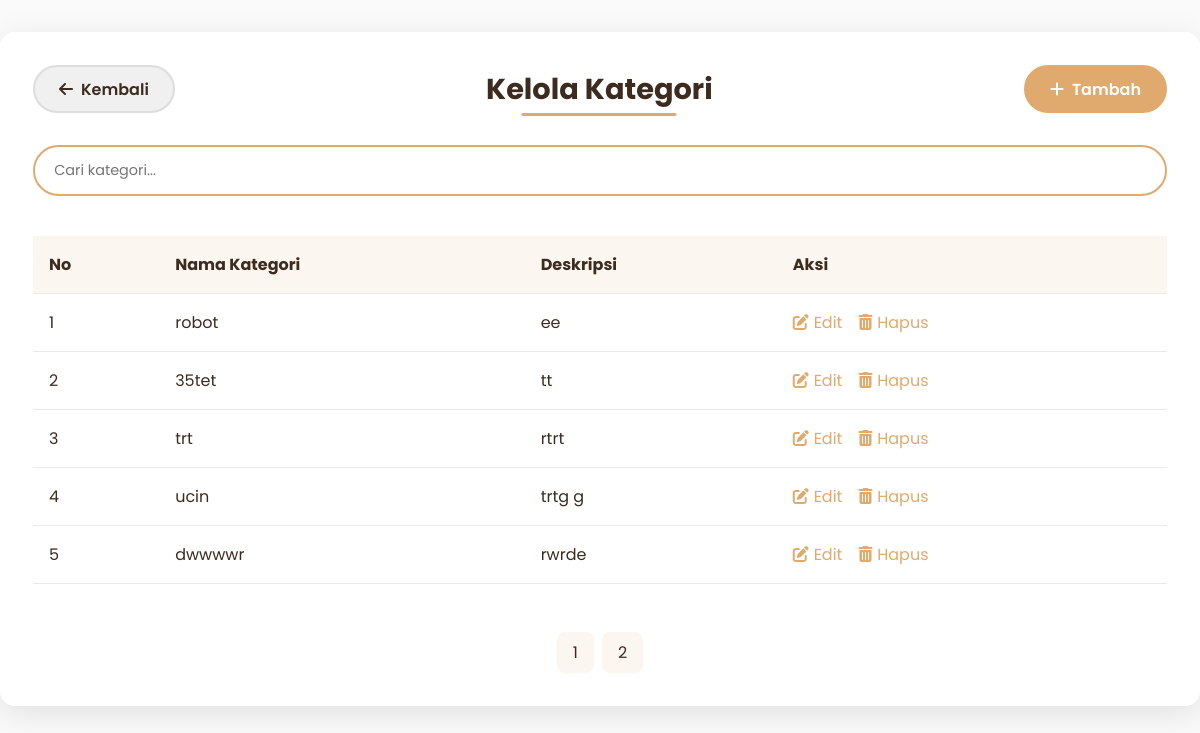
The page /admin/produk/kategori/kategori.php on the database as committed earlier.
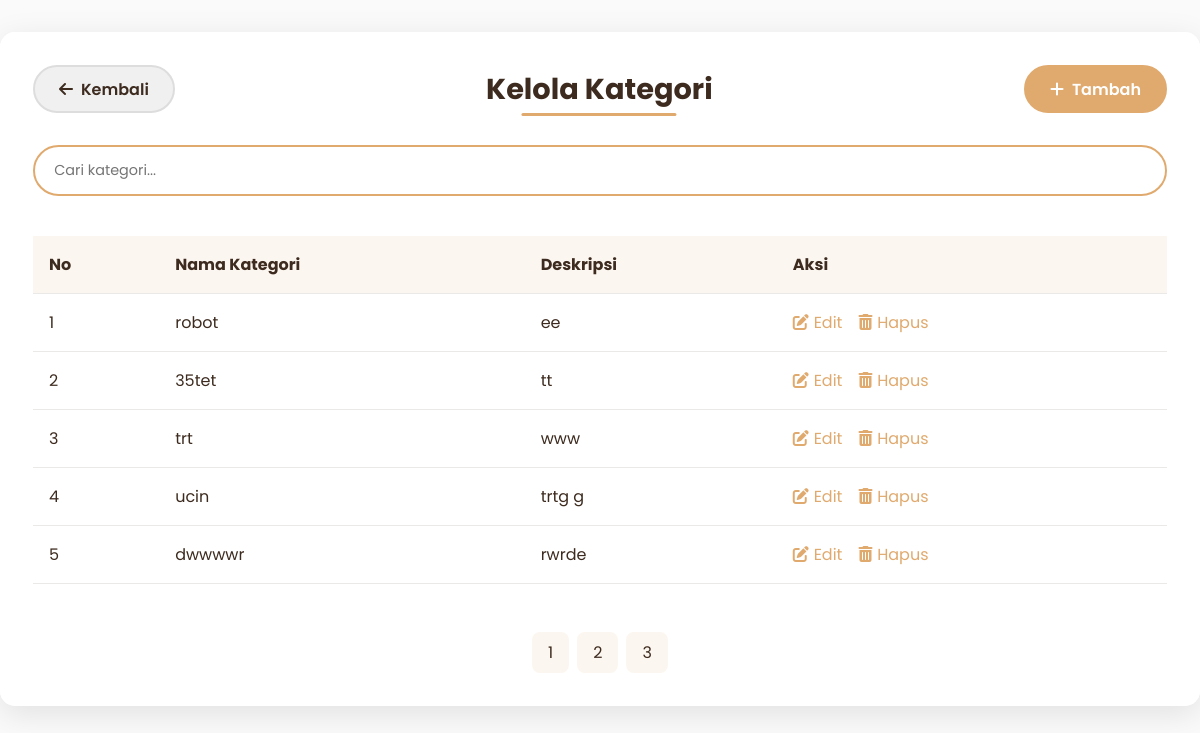
The same page on the database as committed later.
### tables this page shows
CREATE TABLE `kategori` (
  `kategori_id` int(11) NOT NULL,
  `nama_kategori` varchar(100) NOT NULL,
  `deskripsi` text DEFAULT NULL
);

### admin/produk/kategori/kategori.php (the view, shortened to what this page needs)
<?php
$koneksi = new mysqli("localhost", "root", "", "kasir_reddra");
$results_per_page = 5;
$page = isset($_GET['page']) ? intval($_GET['page']) : 1;
$start_from = ($page - 1) * $results_per_page;
$sql = "SELECT * FROM kategori LIMIT $start_from, $results_per_page";
$result = $koneksi->query($sql);
$sql_total = "SELECT COUNT(kategori_id) AS total FROM kategori";
$result_total = $koneksi->query($sql_total);
$row_total = $result_total->fetch_assoc();
$total_pages = ceil($row_total["total"] / $results_per_page);
?>
<!DOCTYPE html>
<html>
<head>
    <link rel="stylesheet" href="https://cdnjs.cloudflare.com/ajax/libs/font-awesome/6.4.0/css/all.min.css">
</head>
<body>
    <div class="glass-panel">
        <div class="header">
            <div class="btn-group">
                <a href="../produk.php" class="btn btn-back">
                    <i class="fas fa-arrow-left"></i> Kembali
                </a>
            </div>
            <div class="title-wrapper">
                <h2 class="page-title">Kelola Kategori</h2>
            </div>
            <div class="btn-group">
                <a href="tambah_kategori.php" class="btn btn-primary">
                    <i class="fas fa-plus"></i> Tambah
                </a>
            </div>
        </div>
        <div class="search-box">
            <input type="text" class="search-input" placeholder="Cari kategori..." id="searchInput">
        </div>
        <div class="table-container">
            <table class="data-table">
                <thead>
                    <tr>
                        <th>No</th>
                        <th>Nama Kategori</th>
                        <th>Deskripsi</th>
                        <th>Aksi</th>
                    </tr>
                </thead>
                <tbody id="tableBody">
                    <?php if ($result && $result->num_rows > 0): ?>
                    <?php $no = 1 + ($page - 1) * $results_per_page; ?>
                    <?php while($row = $result->fetch_assoc()): ?>
                    <tr>
                        <td><?= $no++ ?></td>
                        <td><?= htmlspecialchars($row['nama_kategori']) ?></td>
                        <td><?= htmlspecialchars($row['deskripsi']) ?></td>
                        <td>
                            <div class="action-links">
                                <a href="edit_kategori.php?id=<?= $row['kategori_id'] ?>" class="action-link">
                                    <i class="fas fa-edit"></i> Edit
                                </a>
                                <a href="#" class="action-link delete-btn" data-id="<?= $row['kategori_id'] ?>">
                                    <i class="fas fa-trash-alt"></i> Hapus
                                </a>
                            </div>
                        </td>
                    </tr>
                    <?php endwhile; ?>
                    <?php else: ?>
                    <tr>
                        <td colspan="4" style="text-align: center; padding: 2rem;">Tidak ada data kategori</td>
                    </tr>
                    <?php endif; ?>
                </tbody>
            </table>
        </div>
        <?php if ($total_pages > 1 && $results_per_page): ?>
        <div class="pagination">
            <?php for ($i = 1; $i <= $total_pages; $i++): ?>
            <a href="?page=<?= $i ?>" class="page-item <?= $i == $page ? 'active' : '' ?>"><?= $i ?></a>
            <?php endfor; ?>
        </div>
        <?php endif; ?>
    </div>
</body>
</html>

Rows that differ between the two databases and show on the page:
changed kategori "trt": deskripsi "rtrt" → "www"
Other text that changed with them:
new list line: "3"
